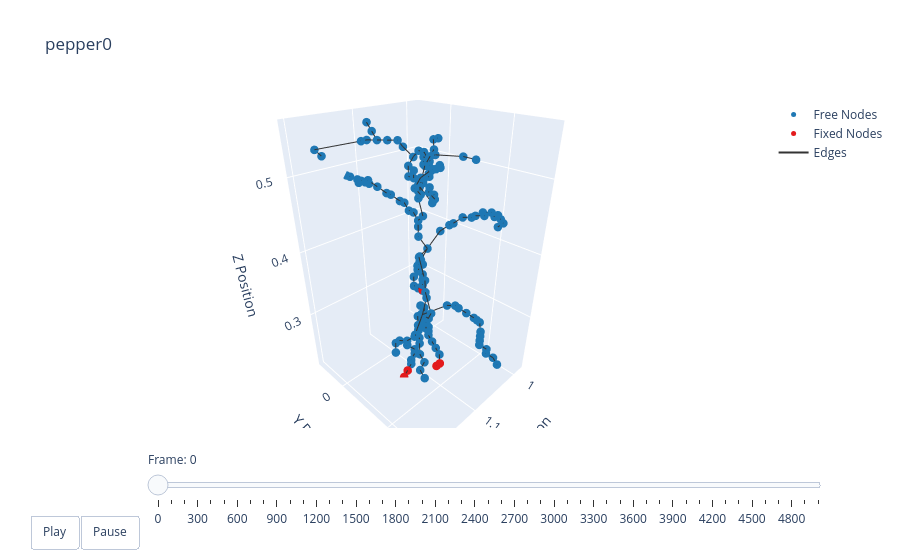

Write notebook code for a chart like this one.
### Markdown cell above
### Plotting

### Code cell
t = np.arange(robot.sim_params.total_time, step=robot.sim_params.dt)
options = dismech.AnimationOptions(title=plant_name, plot_step=robot.sim_params.plot_step)

fig = dismech.get_interactive_animation_plotly(robot, t, qs , options)
fig.show()

### Figure 1 — Plotly figure (JSON) as saved in the notebook; plotly's stock layout.template omitted (floating-point values rounded to 4 significant figures; data arrays with more than 128 entries replaced by an {"elided": "..."} marker saying what was removed)
{"data": [{"marker": {"color": "#1f78b4", "size": 5}, "mode": "markers", "name": "Free Nodes", "type": "scatter3d", "x": {"elided": "170 float values"}, "y": {"elided": "170 float values"}, "z": {"elided": "170 float values"}}, {"marker": {"color": "#e31a1c", "size": 5}, "mode": "markers", "name": "Fixed Nodes", "type": "scatter3d", "x": [1.128, 1.12, 1.072, 1.08, 1.104], "y": [0.05033, 0.05033, 0.07433, 0.07433, 0.06633], "z": [0.2049, 0.2129, 0.2129, 0.2129, 0.3569]}, {"line": {"color": "#333333", "width": 2}, "mode": "lines", "name": "Edges", "type": "scatter3d", "x": {"elided": "522 float values"}, "y": {"elided": "522 float values"}, "z": {"elided": "522 float values"}}, {"color": "rgba(166, 206, 227, 0.7)", "i": [], "j": [], "k": [], "name": "Faces", "opacity": 0.7, "showscale": false, "type": "mesh3d", "x": {"elided": "175 float values"}, "y": {"elided": "175 float values"}, "z": {"elided": "175 float values"}}], "layout": {"scene": {"camera": {"eye": {"x": 1.225, "y": 1.225, "z": 1.0}}, "xaxis": {"range": [0.976, 1.208], "title": {"text": "X Position"}}, "yaxis": {"range": [-0.0627, 0.1634], "title": {"text": "Y Position"}}, "zaxis": {"range": [0.2049, 0.565], "title": {"text": "Z Position"}}}, "sliders": [{"currentvalue": {"prefix": "Frame: "}, "steps": [{"args": [["0"], {"frame": {"duration": 50, "redraw": true}, "mode": "immediate"}], "label": "0", "method": "animate"}, {"args": [["1"], {"frame": {"duration": 50, "redraw": true}, "mode": "immediate"}], "label": "100", "method": "animate"}, {"args": [["2"], {"frame": {"duration": 50, "redraw": true}, "mode": "immediate"}], "label": "200", "method": "animate"}, {"args": [["3"], {"frame": {"duration": 50, "redraw": true}, "mode": "immediate"}], "label": "300", "method": "animate"}, {"args": [["4"], {"frame": {"duration": 50, "redraw": true}, "mode": "immediate"}], "label": "400", "method": "animate"}, {"args": [["5"], {"frame": {"duration": 50, "redraw": true}, "mode": "immediate"}], "label": "500", "method": "animate"}, {"args": [["6"], {"frame": {"duration": 50, "redraw": true}, "mode": "immediate"}], "label": "600", "method": "animate"}, {"args": [["7"], {"frame": {"duration": 50, "redraw": true}, "mode": "immediate"}], "label": "700", "method": "animate"}, {"args": [["8"], {"frame": {"duration": 50, "redraw": true}, "mode": "immediate"}], "label": "800", "method": "animate"}, {"args": [["9"], {"frame": {"duration": 50, "redraw": true}, "mode": "immediate"}], "label": "900", "method": "animate"}, {"args": [["10"], {"frame": {"duration": 50, "redraw": true}, "mode": "immediate"}], "label": "1000", "method": "animate"}, {"args": [["11"], {"frame": {"duration": 50, "redraw": true}, "mode": "immediate"}], "label": "1100", "method": "animate"}, {"args": [["12"], {"frame": {"duration": 50, "redraw": true}, "mode": "immediate"}], "label": "1200", "method": "animate"}, {"args": [["13"], {"frame": {"duration": 50, "redraw": true}, "mode": "immediate"}], "label": "1300", "method": "animate"}, {"args": [["14"], {"frame": {"duration": 50, "redraw": true}, "mode": "immediate"}], "label": "1400", "method": "animate"}, {"args": [["15"], {"frame": {"duration": 50, "redraw": true}, "mode": "immediate"}], "label": "1500", "method": "animate"}, {"args": [["16"], {"frame": {"duration": 50, "redraw": true}, "mode": "immediate"}], "label": "1600", "method": "animate"}, {"args": [["17"], {"frame": {"duration": 50, "redraw": true}, "mode": "immediate"}], "label": "1700", "method": "animate"}, {"args": [["18"], {"frame": {"duration": 50, "redraw": true}, "mode": "immediate"}], "label": "1800", "method": "animate"}, {"args": [["19"], {"frame": {"duration": 50, "redraw": true}, "mode": "immediate"}], "label": "1900", "method": "animate"}, {"args": [["20"], {"frame": {"duration": 50, "redraw": true}, "mode": "immediate"}], "label": "2000", "method": "animate"}, {"args": [["21"], {"frame": {"duration": 50, "redraw": true}, "mode": "immediate"}], "label": "2100", "method": "animate"}, {"args": [["22"], {"frame": {"duration": 50, "redraw": true}, "mode": "immediate"}], "label": "2200", "method": "animate"}, {"args": [["23"], {"frame": {"duration": 50, "redraw": true}, "mode": "immediate"}], "label": "2300", "method": "animate"}, {"args": [["24"], {"frame": {"duration": 50, "redraw": true}, "mode": "immediate"}], "label": "2400", "method": "animate"}, {"args": [["25"], {"frame": {"duration": 50, "redraw": true}, "mode": "immediate"}], "label": "2500", "method": "animate"}, {"args": [["26"], {"frame": {"duration": 50, "redraw": true}, "mode": "immediate"}], "label": "2600", "method": "animate"}, {"args": [["27"], {"frame": {"duration": 50, "redraw": true}, "mode": "immediate"}], "label": "2700", "method": "animate"}, {"args": [["28"], {"frame": {"duration": 50, "redraw": true}, "mode": "immediate"}], "label": "2800", "method": "animate"}, {"args": [["29"], {"frame": {"duration": 50, "redraw": true}, "mode": "immediate"}], "label": "2900", "method": "animate"}, {"args": [["30"], {"frame": {"duration": 50, "redraw": true}, "mode": "immediate"}], "label": "3000", "method": "animate"}, {"args": [["31"], {"frame": {"duration": 50, "redraw": true}, "mode": "immediate"}], "label": "3100", "method": "animate"}, {"args": [["32"], {"frame": {"duration": 50, "redraw": true}, "mode": "immediate"}], "label": "3200", "method": "animate"}, {"args": [["33"], {"frame": {"duration": 50, "redraw": true}, "mode": "immediate"}], "label": "3300", "method": "animate"}, {"args": [["34"], {"frame": {"duration": 50, "redraw": true}, "mode": "immediate"}], "label": "3400", "method": "animate"}, {"args": [["35"], {"frame": {"duration": 50, "redraw": true}, "mode": "immediate"}], "label": "3500", "method": "animate"}, {"args": [["36"], {"frame": {"duration": 50, "redraw": true}, "mode": "immediate"}], "label": "3600", "method": "animate"}, {"args": [["37"], {"frame": {"duration": 50, "redraw": true}, "mode": "immediate"}], "label": "3700", "method": "animate"}, {"args": [["38"], {"frame": {"duration": 50, "redraw": true}, "mode": "immediate"}], "label": "3800", "method": "animate"}, {"args": [["39"], {"frame": {"duration": 50, "redraw": true}, "mode": "immediate"}], "label": "3900", "method": "animate"}, {"args": [["40"], {"frame": {"duration": 50, "redraw": true}, "mode": "immediate"}], "label": "4000", "method": "animate"}, {"args": [["41"], {"frame": {"duration": 50, "redraw": true}, "mode": "immediate"}], "label": "4100", "method": "animate"}, {"args": [["42"], {"frame": {"duration": 50, "redraw": true}, "mode": "immediate"}], "label": "4200", "method": "animate"}, {"args": [["43"], {"frame": {"duration": 50, "redraw": true}, "mode": "immediate"}], "label": "4300", "method": "animate"}, {"args": [["44"], {"frame": {"duration": 50, "redraw": true}, "mode": "immediate"}], "label": "4400", "method": "animate"}, {"args": [["45"], {"frame": {"duration": 50, "redraw": true}, "mode": "immediate"}], "label": "4500", "method": "animate"}, {"args": [["46"], {"frame": {"duration": 50, "redraw": true}, "mode": "immediate"}], "label": "4600", "method": "animate"}, {"args": [["47"], {"frame": {"duration": 50, "redraw": true}, "mode": "immediate"}], "label": "4700", "method": "animate"}, {"args": [["48"], {"frame": {"duration": 50, "redraw": true}, "mode": "immediate"}], "label": "4800", "method": "animate"}, {"args": [["49"], {"frame": {"duration": 50, "redraw": true}, "mode": "immediate"}], "label": "4900", "method": "animate"}, {"args": [["50"], {"frame": {"duration": 50, "redraw": true}, "mode": "immediate"}], "label": "4999", "method": "animate"}], "transition": {"duration": 0}, "x": 0.1, "y": 0}], "title": {"text": "pepper0"}, "updatemenus": [{"buttons": [{"args": [null, {"frame": {"duration": 50, "redraw": true}, "fromcurrent": true}], "label": "Play", "method": "animate"}, {"args": [[null], {"frame": {"duration": 0, "redraw": true}, "mode": "immediate"}], "label": "Pause", "method": "animate"}], "direction": "left", "pad": {"r": 10, "t": 87}, "showactive": false, "type": "buttons", "x": 0.1, "xanchor": "right", "y": 0, "yanchor": "top"}]}}
